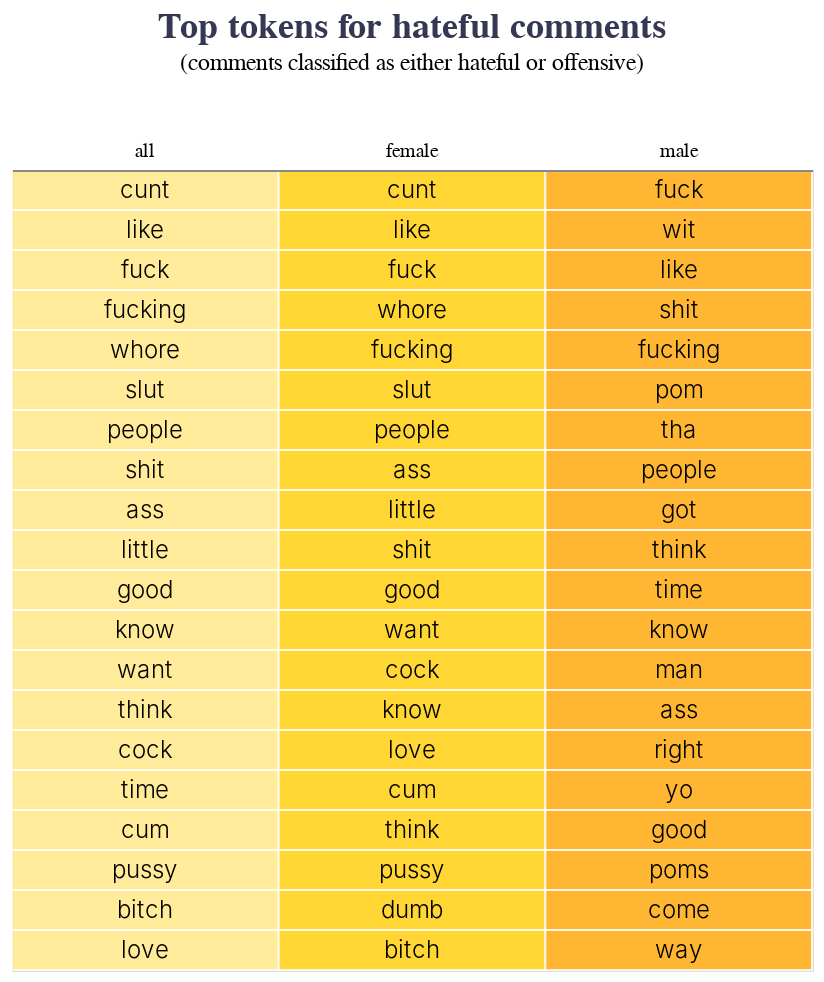

The notebook cell this image was saved under:
### Markdown cell above
#### Top Tokens for comments classified as hateful or offensive

### Code cell
source = pd.read_csv('data/viz/top_tokens_hateful.csv')

rect = alt.Chart(source).mark_rect(opacity=0.8, stroke='white').encode(
    alt.X('gender', title=None, axis=alt.Axis(orient='top',
                                            labelAngle=0, 
                                            ticks=False, 
                                            labelFont='Nunito', 
                                            labelPadding=5)),
    alt.Y('rank:O', title=None, axis=None),
    alt.Color('gender', 
                scale=alt.Scale(range=[Yellow, Orange, brightorange]),
                legend=None)
).properties(width = 400)

txt = rect.mark_text(font='Nunito', fontWeight=300, fontSize=12
).encode(
    alt.Text('token'),
    alt.ColorValue('black'),
    tooltip=[alt.Tooltip('freq', title='frequency')]
)

(rect+txt
).properties(title={'text':'Top tokens for hateful comments',
                'subtitle':['(comments classified as either hateful or offensive)', ' '],
                'subtitleFontSize': 12} 
).configure_title(
    fontSize=18,
    font='Nunito',
    anchor='middle',
    dy=-15,
    color=grey3
).configure_legend(
    padding=10,
    cornerRadius=10,
    labelFont='Nunito',
    titleFont='Nunito Light'
)

### Figure 1 — Vega-Lite specification as saved in the notebook (floating-point values rounded to 4 significant figures)
{"config": {"view": {"continuousWidth": 400, "continuousHeight": 300}, "legend": {"cornerRadius": 10, "labelFont": "Nunito", "padding": 10, "titleFont": "Nunito Light"}, "title": {"anchor": "middle", "color": "#343852", "dy": -15, "font": "Nunito", "fontSize": 18}}, "layer": [{"mark": {"type": "rect", "opacity": 0.8, "stroke": "white"}, "encoding": {"color": {"field": "gender", "legend": null, "scale": {"range": ["#FFE680", "#FFCC00", "#ffa500"]}, "type": "nominal"}, "x": {"axis": {"labelAngle": 0, "labelFont": "Nunito", "labelPadding": 5, "orient": "top", "ticks": false}, "field": "gender", "title": null, "type": "nominal"}, "y": {"axis": null, "field": "rank", "title": null, "type": "ordinal"}}, "width": 400}, {"mark": {"type": "text", "font": "Nunito", "fontSize": 12, "fontWeight": 300}, "encoding": {"color": {"value": "black"}, "text": {"field": "token", "type": "nominal"}, "tooltip": [{"field": "freq", "title": "frequency", "type": "quantitative"}], "x": {"axis": {"labelAngle": 0, "labelFont": "Nunito", "labelPadding": 5, "orient": "top", "ticks": false}, "field": "gender", "title": null, "type": "nominal"}, "y": {"axis": null, "field": "rank", "title": null, "type": "ordinal"}}, "width": 400}], "data": {"name": "data-1a5cdb589eb4e04fc2ea230f083cad83"}, "title": {"text": "Top tokens for hateful comments", "subtitle": ["(comments classified as either hateful or offensive)", " "], "subtitleFontSize": 12}, "$schema": "https://vega.github.io/schema/vega-lite/v4.17.0.json", "datasets": {"data-1a5cdb589eb4e04fc2ea230f083cad83": [{"gender": "all", "token": "cunt", "freq": 96307, "rank": 0}, {"gender": "all", "token": "like", "freq": 29767, "rank": 1}, {"gender": "all", "token": "fuck", "freq": 23578, "rank": 2}, {"gender": "all", "token": "fucking", "freq": 19610, "rank": 3}, {"gender": "all", "token": "whore", "freq": 18587, "rank": 4}, {"gender": "all", "token": "slut", "freq": 15472, "rank": 5}, {"gender": "all", "token": "people", "freq": 12564, "rank": 6}, {"gender": "all", "token": "shit", "freq": 11632, "rank": 7}, {"gender": "all", "token": "ass", "freq": 9941, "rank": 8}, {"gender": "all", "token": "little", "freq": 8752, "rank": 9}, {"gender": "all", "token": "good", "freq": 8505, "rank": 10}, {"gender": "all", "token": "know", "freq": 8437, "rank": 11}, {"gender": "all", "token": "want", "freq": 8105, "rank": 12}, {"gender": "all", "token": "think", "freq": 7294, "rank": 13}, {"gender": "all", "token": "cock", "freq": 7170, "rank": 14}, {"gender": "all", "token": "time", "freq": 6745, "rank": 15}, {"gender": "all", "token": "cum", "freq": 6673, "rank": 16}, {"gender": "all", "token": "pussy", "freq": 6194, "rank": 17}, {"gender": "all", "token": "bitch", "freq": 6186, "rank": 18}, {"gender": "all", "token": "love", "freq": 5862, "rank": 19}, {"gender": "female", "token": "cunt", "freq": 67538, "rank": 0}, {"gender": "female", "token": "like", "freq": 15613, "rank": 1}, {"gender": "female", "token": "fuck", "freq": 13750, "rank": 2}, {"gender": "female", "token": "whore", "freq": 12488, "rank": 3}, {"gender": "female", "token": "fucking", "freq": 10801, "rank": 4}, {"gender": "female", "token": "slut", "freq": 10480, "rank": 5}, {"gender": "female", "token": "people", "freq": 6388, "rank": 6}, {"gender": "female", "token": "ass", "freq": 5970, "rank": 7}, {"gender": "female", "token": "little", "freq": 5484, "rank": 8}, {"gender": "female", "token": "shit", "freq": 5203, "rank": 9}, {"gender": "female", "token": "good", "freq": 4850, "rank": 10}, {"gender": "female", "token": "want", "freq": 4335, "rank": 11}, {"gender": "female", "token": "cock", "freq": 4071, "rank": 12}, {"gender": "female", "token": "know", "freq": 3955, "rank": 13}, {"gender": "female", "token": "love", "freq": 3619, "rank": 14}, {"gender": "female", "token": "cum", "freq": 3561, "rank": 15}, {"gender": "female", "token": "think", "freq": 3428, "rank": 16}, {"gender": "female", "token": "pussy", "freq": 3366, "rank": 17}, {"gender": "female", "token": "dumb", "freq": 3201, "rank": 18}, {"gender": "female", "token": "bitch", "freq": 3090, "rank": 19}, {"gender": "male", "token": "fuck", "freq": 199, "rank": 0}, {"gender": "male", "token": "wit", "freq": 135, "rank": 1}, {"gender": "male", "token": "like", "freq": 128, "rank": 2}, {"gender": "male", "token": "shit", "freq": 117, "rank": 3}, {"gender": "male", "token": "fucking", "freq": 70, "rank": 4}, {"gender": "male", "token": "pom", "freq": 53, "rank": 5}, {"gender": "male", "token": "tha", "freq": 45, "rank": 6}, {"gender": "male", "token": "people", "freq": 42, "rank": 7}, {"gender": "male", "token": "got", "freq": 41, "rank": 8}, {"gender": "male", "token": "think", "freq": 37, "rank": 9}, {"gender": "male", "token": "time", "freq": 35, "rank": 10}, {"gender": "male", "token": "know", "freq": 34, "rank": 11}, {"gender": "male", "token": "man", "freq": 34, "rank": 12}, {"gender": "male", "token": "ass", "freq": 30, "rank": 13}, {"gender": "male", "token": "right", "freq": 29, "rank": 14}, {"gender": "male", "token": "yo", "freq": 29, "rank": 15}, {"gender": "male", "token": "good", "freq": 26, "rank": 16}, {"gender": "male", "token": "poms", "freq": 26, "rank": 17}, {"gender": "male", "token": "come", "freq": 25, "rank": 18}, {"gender": "male", "token": "way", "freq": 25, "rank": 19}]}}
